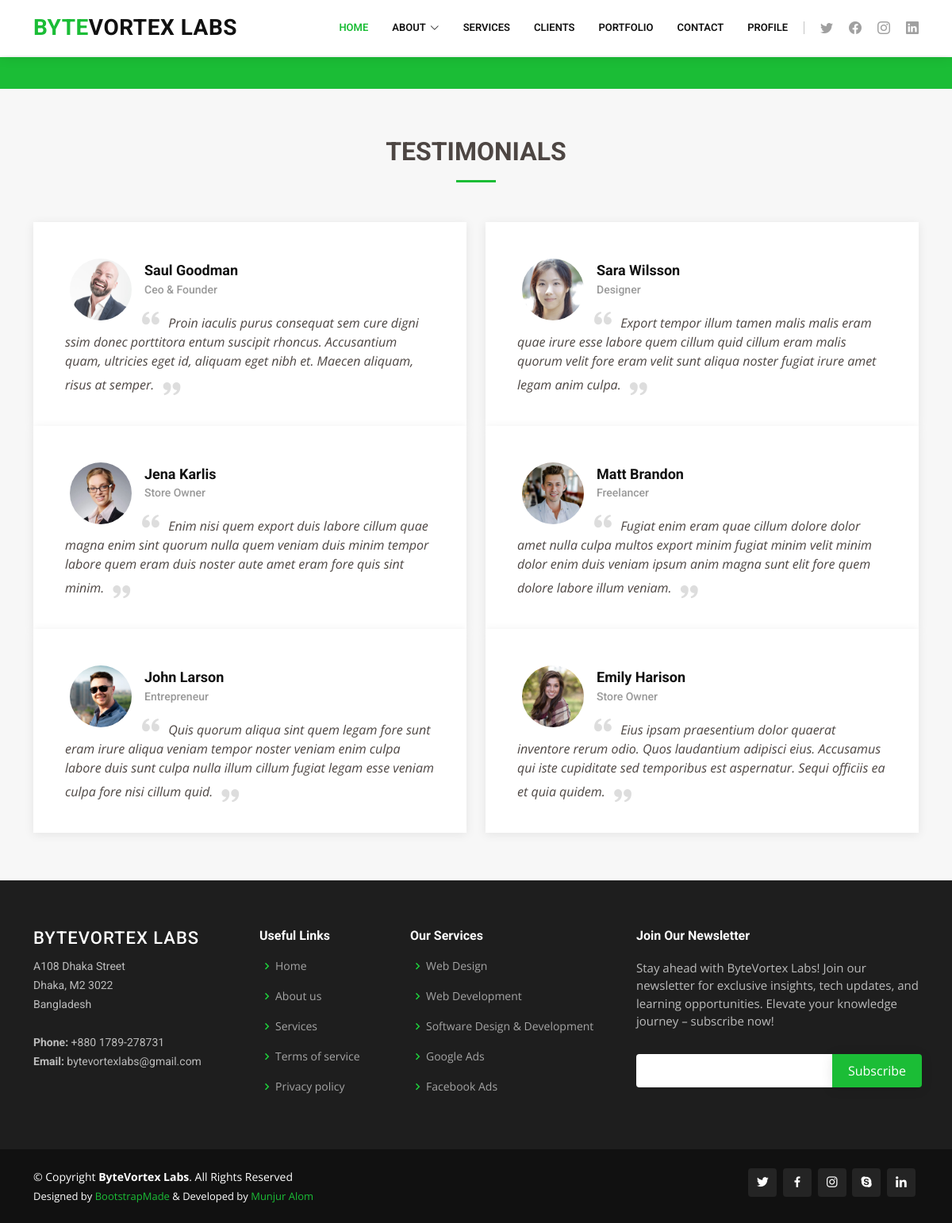
Page /testimonials/ (signed in) on the committed database.
### index/models.py (models this page shows, shortened)
class Testimonials(models.Model):
    name = models.CharField(max_length=50, blank=False)
    role_as_a =models.CharField(max_length=200, blank=False)
    image = models.ImageField(upload_to='testimonials/', blank=False)
    description = models.TextField(max_length=700, blank=False)

### index/views.py (the view)
# urls.py: path('testimonials/', views.testimonials, name='testimonial'),
def testimonials (request):
    testimonials_data = Testimonials.objects.all()
    data = {
        'testimonials_data': testimonials_data
    }
    return render(request, 'testimonials.html',context=data)

### templates/testimonials.html (shortened to what this page needs)
{% extends "layouts.html" %}
{% block content%}
{% load static %}
<section id="breadcrumbs" class="breadcrumbs">
    <div class="container">
      <div class="d-flex justify-content-between align-items-center">
      </div>
    </div>
  </section>
<section id="testimonials" class="testimonials section-bg">
  <div class="container">
    <div class="section-title" data-aos="fade-up">
      <h2>Testimonials</h2>
    </div>
    <div class="row">
      {% for testimonials_data in testimonials_data %}
      <div class="col-lg-6" data-aos="fade-up">
        <div class="testimonial-item">
          <img src="{{testimonials_data.image.url}}" class="testimonial-img" alt="">
          <h3>{{testimonials_data.name}}</h3>
          <h4>{{testimonials_data.role_as_a}}</h4>
          <p>
            <i class="bx bxs-quote-alt-left quote-icon-left"></i>
            {{testimonials_data.description}}
            <i class="bx bxs-quote-alt-right quote-icon-right"></i>
          </p>
        </div>
      </div>
      {% endfor %}
    </div>
  </div>
</section>
{% endblock %}

### static/css/style.css (style rules this page uses)
body { font-family: "Open Sans", sans-serif; color: #4d4643; }
h1, h2, h3, h4, h5, h6 { font-family: "Roboto", sans-serif; }
section { padding: 60px 0; overflow: hidden; }
.section-bg { background-color: #f7f7f7; }
.section-title { text-align: center; padding-bottom: 30px; }
.section-title h2 { font-size: 32px; font-weight: bold; text-transform: uppercase; margin-bottom: 20px; padding-bottom: 20px; position: relative; }
.section-title h2::after { content: ""; position: absolute; display: block; width: 50px; height: 3px; background: #1bbd36; bottom: 0; left: calc(50% - 25px); }
.breadcrumbs { padding: 15px 0; background: #1bbd36; min-height: 40px; margin-top: 72px; }
.testimonials .testimonial-item { box-sizing: content-box; padding: 40px; box-shadow: 0px 2px 12px rgba(0, 0, 0, 0.08); position: relative; background: #fff; }
.testimonials .testimonial-item .testimonial-img { width: 90px; border-radius: 50px; border: 6px solid #fff; float: left; margin: 0 10px 0 0; }
.testimonials .testimonial-item h3 { font-size: 18px; font-weight: bold; margin: 10px 0 5px 0; color: #111; }
.testimonials .testimonial-item h4 { font-size: 14px; color: #999; margin: 0; }
.testimonials .testimonial-item .quote-icon-left, .testimonials .testimonial-item .quote-icon-right { color: #dddddd; font-size: 26px; }
.testimonials .testimonial-item .quote-icon-left { display: inline-block; left: -5px; position: relative; }
.testimonials .testimonial-item .quote-icon-right { display: inline-block; right: -5px; position: relative; top: 10px; }
.testimonials .testimonial-item p { font-style: italic; margin: 15px 0 0 0; padding: 0; }

### rows in the picture
Testimonials: image (picture), name "Saul Goodman", role_as_a "Ceo & Founder", description "Proin iaculis purus consequat sem cure digni ssim donec porttitora entum suscipit rhoncus. Accusantium quam, ultricies eget id, aliquam eget nibh et. Maecen aliquam, risus at semper."
Testimonials: image (picture), name "Sara Wilsson", role_as_a "Designer", description "Export tempor illum tamen malis malis eram quae irure esse labore quem cillum quid cillum eram malis quorum velit fore eram velit sunt aliqua noster fugiat irure amet legam anim culpa."
Testimonials: image (picture), name "Jena Karlis", role_as_a "Store Owner", description "Enim nisi quem export duis labore cillum quae magna enim sint quorum nulla quem veniam duis minim tempor labore quem eram duis noster aute amet eram fore quis sint minim."
Testimonials: image (picture), name "Matt Brandon", role_as_a "Freelancer", description "Fugiat enim eram quae cillum dolore dolor amet nulla culpa multos export minim fugiat minim velit minim dolor enim duis veniam ipsum anim magna sunt elit fore quem dolore labore illum veniam."
Testimonials: image (picture), name "John Larson", role_as_a "Entrepreneur", description "Quis quorum aliqua sint quem legam fore sunt eram irure aliqua veniam tempor noster veniam enim culpa labore duis sunt culpa nulla illum cillum fugiat legam esse veniam culpa fore nisi cillum quid."
Testimonials: image (picture), name "Emily Harison", role_as_a "Store Owner", description "Eius ipsam praesentium dolor quaerat inventore rerum odio. Quos laudantium adipisci eius. Accusamus qui iste cupiditate sed temporibus est aspernatur. Sequi officiis ea et quia quidem."
